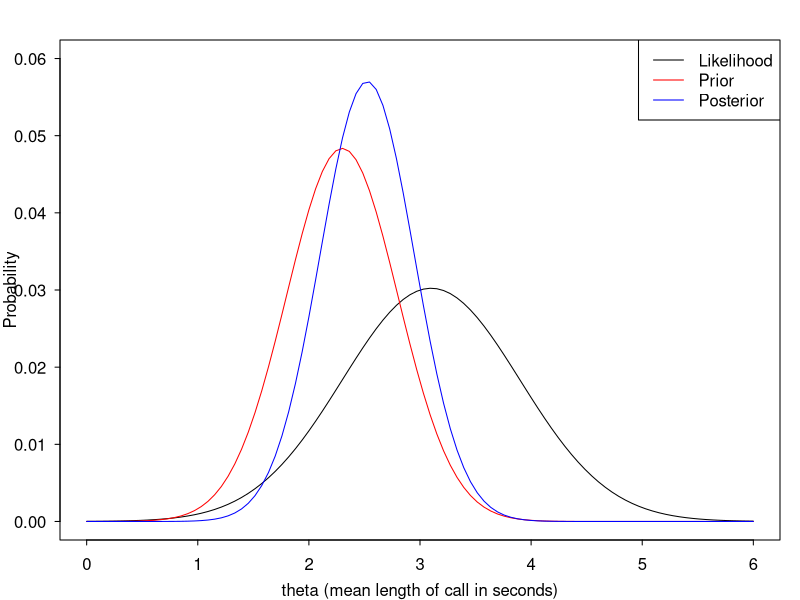

Recreate this plot in R.
## ---- chunk 1
theta = seq(0,6,length=100)
likelihood = dnorm(3.1,mean=theta,sd=0.8)
prior = dnorm(theta,mean=2.3,sd=0.5)
par(mar=c(3,3,2,1), mgp=c(2,.7,0), tck=-.01,las=1)
plot(theta,likelihood/sum(likelihood),type='l',ylab='Probability',ylim=c(0,0.06),xlab='theta (mean length of call in seconds)')
lines(theta,prior/sum(prior),col='red')
posterior = prior*likelihood
lines(theta,posterior/sum(posterior),col='blue')
legend('topright',legend=c('Likelihood','Prior','Posterior'),col=c('black','red','blue'),lty=1)
true_post = posterior/sum(posterior)
